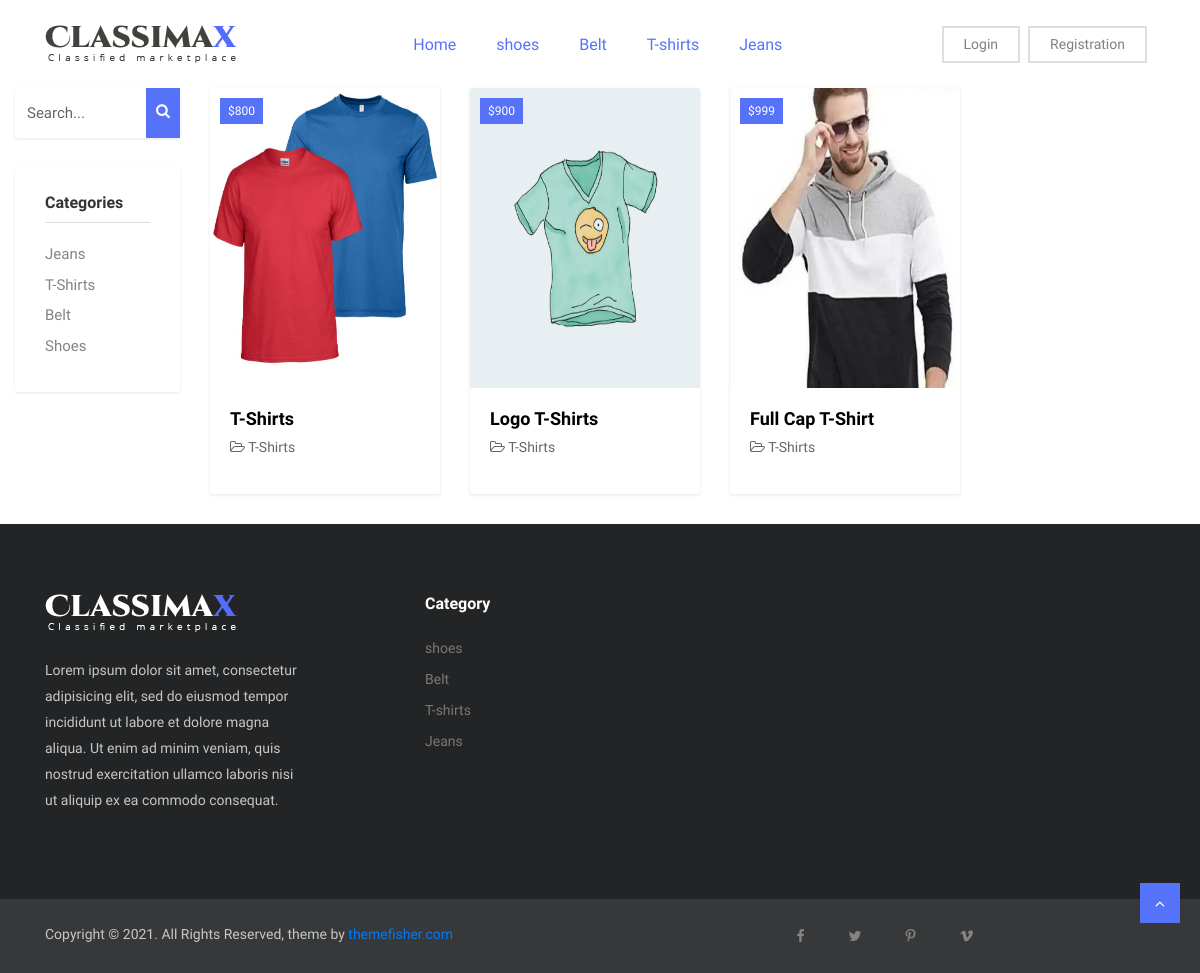
Page /category-product/2 on the committed database.
### product/models.py (models this page shows, shortened)
class ProductCategory(models.Model):
    name = models.CharField(max_length=255)
    status = models.BooleanField(default=True)
    """
        Return a object representation string. Model Object PK to Category Title.
        example ProductCategory Object (1) to Shoes/Jeans/Tshirt
    """

class Product(models.Model):
    product_category = models.ForeignKey(ProductCategory, on_delete=models.CASCADE)
    name = models.CharField(max_length=255)
    price = models.IntegerField()
    description = models.TextField()
    image = models.ImageField()
    status = models.BooleanField(default=True)
    """
        Return a object representation string. Model Object PK to Product.
        example Product Object (1) to Cotton Jeans.
    """

### frontend/views.py (the view)
# urls.py: path('category-product/<int:product_category_id>', views.CategoryProducts, name= "CategoryProducts" ),
def CategoryProducts(request, product_category_id):
    navigationProductCategories = ProductModels.ProductCategory.objects.filter(
        status=True).order_by('-id')[:4]
    products = ProductModels.Product.objects.filter(
        product_category_id=product_category_id)
    productCategories = ProductModels.ProductCategory.objects.filter(
        status=True)
    return render(request, 'category-product.html', {
        'navigationProductCategories': navigationProductCategories,
        'products': products,
        'productCategories': productCategories
    })

### templates/category-product.html
{% extends 'base.html' %}
{% block content %}
    <div class="row col-md-12">
        <div class="col-md-2">
            <div class="sidebar">
                <div class="widget search p-0">
                    <div class="input-group">
                        <input type="text" class="form-control" id="expire" placeholder="Search...">
                        <span class="input-group-addon"><i class="fa fa-search"></i></span>
                    </div>
                </div>
                <div class="widget category">
                    <h5 class="widget-header">Categories</h5>
                    <ul class="category-list">
                    {% for productCategory in productCategories %}
                        <li>
                            <a href="{% url 'CategoryProducts' product_category_id=productCategory.id %}">{{productCategory.name|title}}</a>
                        </li>
                    {% endfor %}
                    </ul>
                </div>
            </div>
        </div>
        <div class="col-md-8">
            <div class="row">
                {% for product in products %}
                <div class="col-md-4">
                    <div class="product-item bg-light">
                        <div class="card">
                            <div class="thumb-content">
                                <div class="price">${{product.price}}</div>
                                <a href="{% url 'ProductDetails' product_id=product.id %}" tabindex="0">
                                    <img class="card-img-top img-fluid" src="{{product.image.url}}" alt="Card image cap" style="height:300px">
                                </a>
                            </div>
                            <div class="card-body">
                                <h4 class="card-title"><a href="{% url 'ProductDetails' product_id=product.id %}" tabindex="0">{{product.name|title}}</a></h4>
                                <ul class="list-inline product-meta">
                                    <li class="list-inline-item">
                                        <i class="fa fa-folder-open-o"></i> {{product.product_category.name|title}}
                                    </li>
                                </ul>
                            </div>
                        </div>
                    </div>
                </div>
                {% endfor %}
            </div>
        </div>
    </div>
{% endblock %}

### templates/base.html (shortened to what this page needs)
{% load static %}
<!DOCTYPE html>
<html lang="en">
<head>
   <link rel="stylesheet" href="{% static 'plugins/bootstrap/css/bootstrap.min.css' %}">
   <link rel="stylesheet" href="{% static 'plugins/bootstrap/css/bootstrap-slider.css' %}">
   <link href="{% static 'plugins/font-awesome/css/font-awesome.min.css' %}" rel="stylesheet">
   <link href="{% static 'plugins/slick-carousel/slick/slick.css' %}" rel="stylesheet">
   <link href="{% static 'plugins/slick-carousel/slick/slick-theme.css' %}" rel="stylesheet">
   <link href="{% static 'plugins/fancybox/jquery.fancybox.pack.css'  %}" rel="stylesheet">
   <link href="{% static 'plugins/jquery-nice-select/css/nice-select.css' %}" rel="stylesheet">
   <link href="{% static 'css/style.css' %}" rel="stylesheet">
</head>
<body class="body-wrapper">
   <section>
      <div class="container">
         <div class="row">
            <div class="col-md-12">
               <nav class="navbar navbar-expand-lg navbar-light navigation">
                  <a class="navbar-brand" href="index.html">
                     <img src="{% static 'images/logo.png' %}" alt="">
                  </a>
                  <div class="collapse navbar-collapse" id="navbarSupportedContent">
                     <ul class="navbar-nav ml-auto main-nav ">
                        <li class="nav-item active">
                           <a class="nav-link" href="{% url 'homePage' %}">Home</a>
                        </li>
                        {% for navigationProductCategory in navigationProductCategories %}
                        <li class="nav-item active">
                           <a class="nav-link"
                              href="{% url 'CategoryProducts' product_category_id=navigationProductCategory.id %}">{{navigationProductCategory.name}}</a>
                        </li>
                        {% endfor %}
                     </ul>
                     <ul class="navbar-nav ml-auto mt-10">
                        {% if request.user.is_authenticated %}
                        <li class="nav-item">
                           <a class="nav-link login-button" href="{% url 'CustomerCart' %}"><i
                                 class="fa fa-shopping-cart"></i> Cart</a>
                        </li>
                        <li class="nav-item">
                           <a class="nav-link login-button" href="#">Order History</a>
                        </li>
                        <li class="nav-item">
                           <a class="nav-link login-button" href="{% url 'CustomerProfile' %}">Profile</a>
                        </li>
                        <li class="nav-item">
                           <a class="nav-link login-button" href="{% url 'customerLogout' %}">Logout</a>
                        </li>
                        {% else %}
                        <li class="nav-item">
                           <a class="nav-link login-button" href="{% url 'customerLogin' %}">Login</a>
                        </li>
                        <li class="nav-item">
                           <a class="nav-link login-button" href="{% url 'CustomerRegistration' %}">Registration</a>
                        </li>
                        {% endif %}
                     </ul>
                  </div>
               </nav>
            </div>
         </div>
      </div>
   </section>
   {% block content %}
   {% endblock %}
   <footer class="footer section section-sm">
      <div class="container">
         <div class="row">
            <div class="col-lg-3 col-md-7 offset-md-1 offset-lg-0">
               <div class="block about">
                  <img src="{% static 'images/logo-footer.png' %}" alt="">
                  <p class="alt-color">Lorem ipsum dolor sit amet, consectetur adipisicing elit, sed do eiusmod tempor
                     incididunt ut labore et dolore magna aliqua. Ut enim ad minim veniam, quis nostrud exercitation
                     ullamco
                     laboris nisi ut aliquip ex ea commodo consequat.
                  </p>
               </div>
            </div>
            <div class="col-lg-4 offset-lg-1 col-md-3">
               <div class="block">
                  <h4>Category</h4>
                  <ul>
                     {% for navigationProductCategory in navigationProductCategories %}
                     <li class=" ">
                        <a class=""
                           href="{% url 'CategoryProducts' product_category_id=navigationProductCategory.id %}">{{navigationProductCategory.name}}</a>
                     </li>
                     {% endfor %}
                  </ul>
               </div>
            </div>
                     </div>
      </div>
   </footer>
   <footer class="footer-bottom">
      <div class="container">
         <div class="row">
            <div class="col-sm-6 col-12">
               <div class="copyright">
                  <p>
                     Copyright ©
                     . All Rights Reserved, theme by <a class="text-primary" href="https://themefisher.com"
                        target="_blank">themefisher.com</a>
                  </p>
               </div>
            </div>
            <div class="col-sm-6 col-12">
               <ul class="social-media-icons text-right">
                  <li><a class="fa fa-facebook" href="https://www.facebook.com/themefisher" target="_blank"></a></li>
                  <li><a class="fa fa-twitter" href="https://www.twitter.com/themefisher" target="_blank"></a></li>
                  <li><a class="fa fa-pinterest-p" href="https://www.pinterest.com/themefisher" target="_blank"></a>
                  </li>
                  <li><a class="fa fa-vimeo" href=""></a></li>
               </ul>
            </div>
         </div>
      </div>
      <div class="top-to">
         <a id="top" class="" href="#"><i class="fa fa-angle-up"></i></a>
      </div>
   </footer>
</body>
</html>

### Amazon/assets/css/style.css (style rules this page uses)
body { line-height: 1.5; font-family: "Muli", sans-serif; }
p, li, input, select, button { font-family: "Muli", sans-serif; color: #666; font-size: 14px; font-weight: 400; }
h1, h2, h3, h4, h5, h6 { font-family: "Muli", sans-serif; font-weight: 600; color: #333; }
p { color: #666; }
h4 { font-size: 18px; }
p { color: #888; }
ol, ul { margin: 0; padding: 0; list-style: none; }
a { transition: all .3s ease-in 0s; color: #000; }
.form-control { border-radius: 2px; height: 50px; background-color: transparent; color: #666; box-shadow: none; font-size: 15px; }
.section { padding: 100px 0; }
.section-sm { padding: 70px 0; }
.alt-color { color: #c7c7c7; }
.bg-light { background: #fff; }
.navigation { padding: 20px 0; }
.navigation .navbar-nav { text-align: center; }
.login-button { border: 2px solid #dedede; margin-right: 8px; padding: 6px 20px !important; }
.main-nav .nav-item .nav-link { font-size: 16px; line-height: 43px; padding: 0 20px; }
.main-nav .nav-item.active .nav-link { color: #5672f9; }
.product-item { box-shadow: 0px 1px 3px 0px rgba(0, 0, 0, 0.1); margin-bottom: 30px; }
.product-item .card { border: none; }
.product-item .card .card-body { padding: 20px; }
.product-item .card .card-body .card-title { font-size: 18px; margin-bottom: 5px; font-weight: 600; }
.product-item .thumb-content { position: relative; }
.product-item .thumb-content .price { position: absolute; top: 10px; left: 10px; background: #5672f9; color: #fff; display: inline-block; padding: 4px 8px; font-size: 12px; }
.product-item .product-meta { margin-bottom: 15px; }
.product-item .product-meta li { margin-right: 15px; }
.widget { background: #fff; box-shadow: 0px 1px 3px 0px rgba(0, 0, 0, 0.1); padding: 25px 30px 30px; margin-bottom: 30px; border-radius: 2px; }
.widget .widget-header { display: block; font-size: 16px; font-weight: 600; margin-bottom: 20px; padding-bottom: 10px; border-bottom: 1px solid #dedede; }
.widget.category ul.category-list li { margin-bottom: 8px; }
.widget.category ul.category-list li a { font-size: 15px; letter-spacing: 0; display: block; color: #848484; }
.widget.category ul.category-list li:last-child { margin-bottom: 5px; }
.widget.search .input-group .form-control { border: none; }
.widget.search .input-group .input-group-addon { background: #5672f9; color: #fff; border: none; }
.widget.search .input-group .input-group-addon i { font-size: 15px; padding-right: 10px; padding-left: 10px; line-height: 45px; cursor: pointer; }
.footer { background: #232425; }
.footer .block h4 { color: #fff; font-size: 16px; margin-bottom: 25px; }
.footer .block.about img { margin-bottom: 25px; }
.footer .block.about p { line-height: 26px; }
.footer .block ul li { margin-bottom: 10px; }
.footer .block ul li a { display: block; font-size: 14px; color: #797979; }
.footer-bottom { position: relative; background: #363839; padding: 25px 0; }
.footer-bottom .copyright p { color: #c7c7c7; margin-bottom: 0; }
.social-media-icons { text-align: center !important; }
.social-media-icons li { display: inline-block; }
.social-media-icons li a { color: #848484; padding: 0 20px; }
.top-to { position: absolute; right: 20px; bottom: 50px; display: flex; justify-content: center; }
.top-to a { width: 40px; height: 40px; background: #5672f9; color: #fff; display: flex; justify-content: center; }
.top-to a i { line-height: 40px; }

### rows in the picture
ProductCategory: name "shoes", name "Shoes"
ProductCategory: name "Belt"
ProductCategory: name "T-shirts", name "T-Shirts"
ProductCategory: name "Jeans"
Product: price "800", image (picture), name "T-Shirts", product_category.name "T-Shirts"
Product: price "900", image (picture), name "Logo T-Shirts", product_category.name "T-Shirts"
Product: price "999", image (picture), name "Full Cap T-Shirt", product_category.name "T-Shirts"
